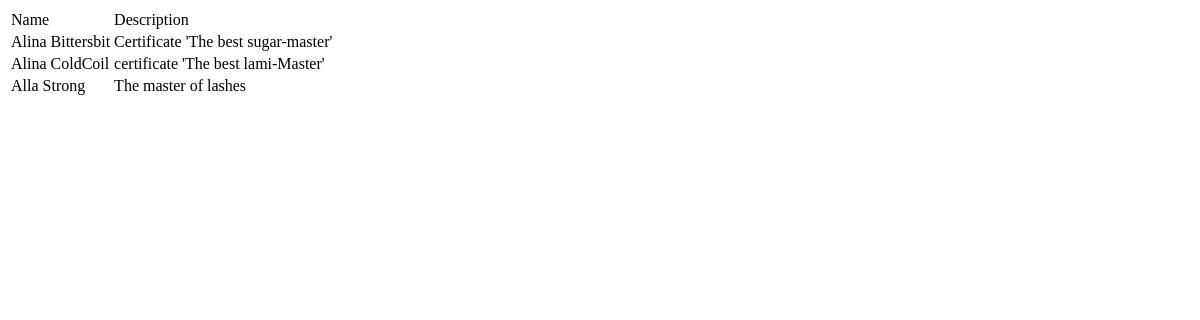
Page /certificate/ on the earlier database version.
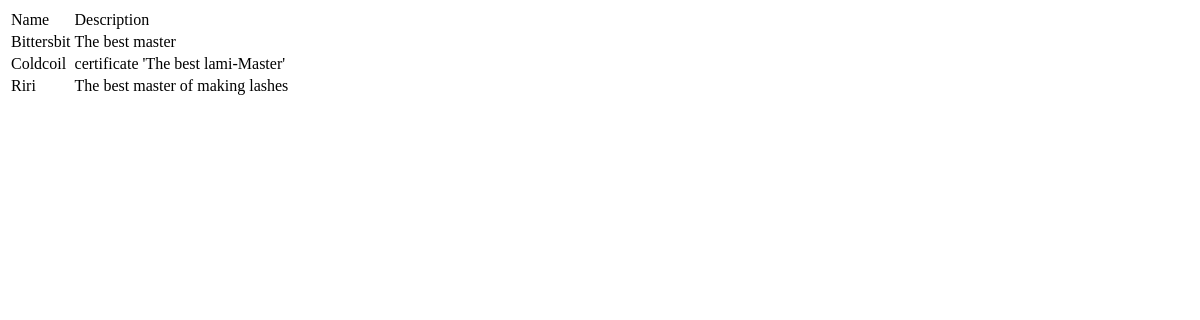
Same page on the later database version.
### room/models.py (models this page shows, shortened)
class Certificate(models.Model):
    name = models.CharField(max_length=100,null=True)
    description = models.CharField(max_length=100,null=True)
    image = models.ImageField(null=True,blank=True,default='')
    master = models.ManyToManyField(Master, null=True)

### room/views.py (the view)
# urls.py: path('certificate/',certificate_page,name='certificate'),
def certificate_page(request):
    certificates = Certificate.objects.all()
    context = {'certificates':certificates}
    return render(request,'room/certificate.html',context)

### room/templates/room/certificate.html (shortened to what this page needs)
<!DOCTYPE html>
<html lang="en">
<head>
</head>
<body>
<table>
    <tr>
    <td>Name</td>
    <td>Description</td>
    </tr>
    {% for certificate in certificates %}
    <tr>
    <td>{{ certificate.name }}</td>
    <td>{{ certificate.description }}</td>
    </tr>
    {% endfor %}
</table>
</body>
</html>

Differences in the rows shown:
changed Certificate: name "Alina Bittersbit" → "Bittersbit"; description "Certificate 'The best sugar-master'" → "The best master"
changed Certificate "certificate 'The best lami-Master'": name "Alina ColdCoil" → "Coldcoil"
changed Certificate: name "Alla Strong" → "Riri"; description "The master of lashes" → "The best master of making lashes"
